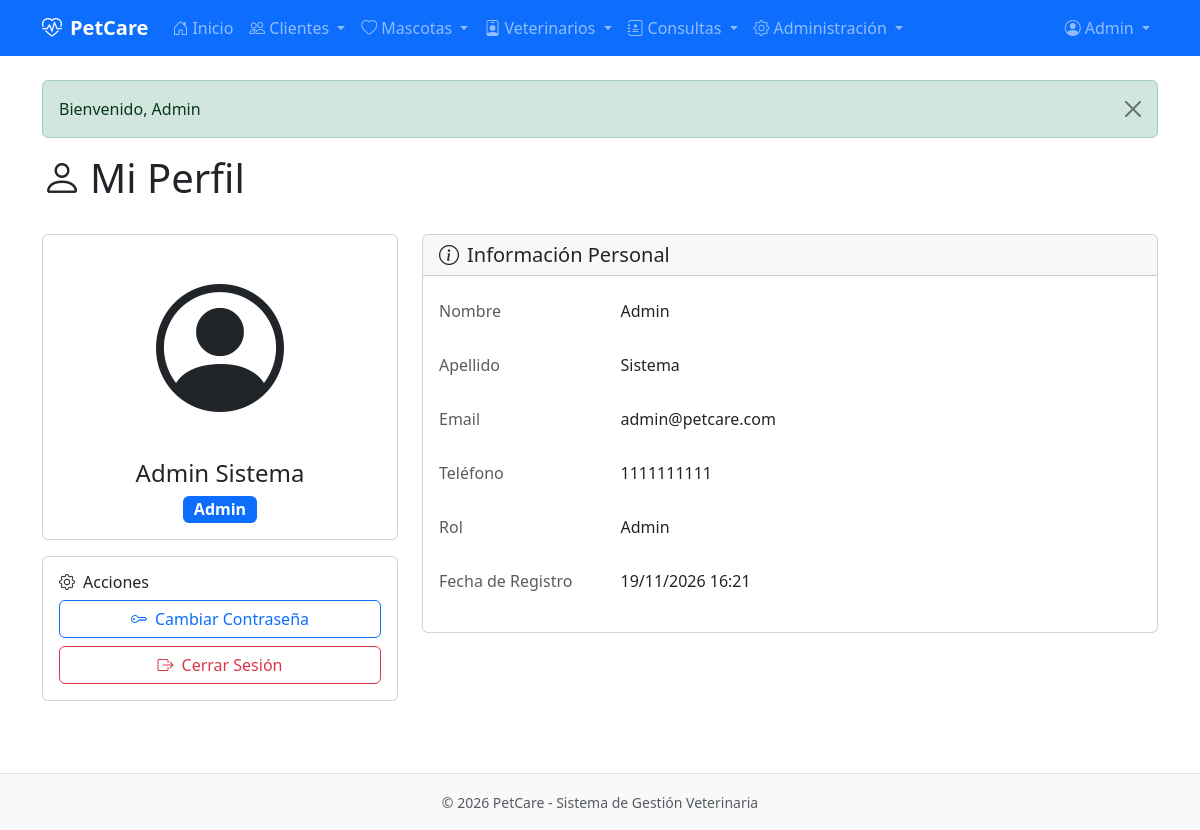
The app's page /pages/auth/perfil.php (signed in) with its own data.
### tables this page shows
CREATE TABLE usuarios (
    id_usuario INT AUTO_INCREMENT PRIMARY KEY,
    nombre VARCHAR(50) NOT NULL,
    apellido VARCHAR(50) NOT NULL,
    email VARCHAR(100) NOT NULL UNIQUE,
    password VARCHAR(255) NOT NULL,
    telefono VARCHAR(20),
    id_rol INT NOT NULL DEFAULT 3,
    activo TINYINT(1) NOT NULL DEFAULT 1,
    fecha_registro TIMESTAMP DEFAULT CURRENT_TIMESTAMP,
    CONSTRAINT fk_usuarios_roles FOREIGN KEY (id_rol) REFERENCES roles(id_rol)
);

CREATE TABLE roles (
    id_rol INT AUTO_INCREMENT PRIMARY KEY,
    nombre VARCHAR(30) NOT NULL UNIQUE,
    descripcion TEXT
);

### includes/auth.php (called while the page is built, shortened)
<?php
function isLoggedIn() {
    return isset($_SESSION['user_id']);
}
function getCurrentUser() {
    $db = getDB();
    $stmt = $db->prepare("SELECT u.*, r.nombre as rol_nombre FROM usuarios u LEFT JOIN roles r ON u.id_rol = r.id_rol WHERE u.id_usuario = ?");
    $stmt->execute([$_SESSION['user_id']]);
    return $stmt->fetch();
}

### pages/auth/perfil.php (the view, shortened to what this page needs)
<?php
require_once __DIR__ . '/../../includes/auth.php';
require_once __DIR__ . '/../../includes/header.php';
$pageTitle = 'Mi Perfil';
$user = getCurrentUser();
?>
<div class="d-flex justify-content-between align-items-center mb-4">
    <h1><i class="bi bi-person me-2"></i><?php echo $pageTitle; ?></h1>
</div>
<div class="row">
    <div class="col-md-4">
        <div class="card">
            <div class="card-body text-center">
                <div class="mb-3">
                    <i class="bi bi-person-circle" style="font-size: 8rem;"></i>
                </div>
                <h4><?php echo htmlspecialchars($user['nombre'] . ' ' . $user['apellido']); ?></h4>
                <span class="badge bg-primary fs-6"><?php echo htmlspecialchars($user['rol_nombre']); ?></span>
            </div>
        </div>
        <div class="card mt-3">
            <div class="card-body">
                <h6 class="card-title"><i class="bi bi-gear me-2"></i>Acciones</h6>
                <div class="d-grid gap-2">
                    <a href="<?php echo APP_URL; ?>/pages/auth/cambiar_password.php" class="btn btn-outline-primary">
                        <i class="bi bi-key me-2"></i>Cambiar Contraseña
                    </a>
                    <a href="<?php echo APP_URL; ?>/pages/auth/logout.php" class="btn btn-outline-danger">
                        <i class="bi bi-box-arrow-right me-2"></i>Cerrar Sesión
                    </a>
                </div>
            </div>
        </div>
    </div>
    <div class="col-md-8">
        <div class="card">
            <div class="card-header">
                <h5 class="mb-0"><i class="bi bi-info-circle me-2"></i>Información Personal</h5>
            </div>
            <div class="card-body">
                <div class="row mb-3">
                    <label class="col-sm-3 col-form-label text-muted">Nombre</label>
                    <div class="col-sm-9">
                        <p class="form-control-plaintext"><?php echo htmlspecialchars($user['nombre']); ?></p>
                    </div>
                </div>
                <div class="row mb-3">
                    <label class="col-sm-3 col-form-label text-muted">Apellido</label>
                    <div class="col-sm-9">
                        <p class="form-control-plaintext"><?php echo htmlspecialchars($user['apellido']); ?></p>
                    </div>
                </div>
                <div class="row mb-3">
                    <label class="col-sm-3 col-form-label text-muted">Email</label>
                    <div class="col-sm-9">
                        <p class="form-control-plaintext"><?php echo htmlspecialchars($user['email']); ?></p>
                    </div>
                </div>
                <div class="row mb-3">
                    <label class="col-sm-3 col-form-label text-muted">Teléfono</label>
                    <div class="col-sm-9">
                        <p class="form-control-plaintext"><?php echo htmlspecialchars($user['telefono'] ?? 'No especificado'); ?></p>
                    </div>
                </div>
                <div class="row mb-3">
                    <label class="col-sm-3 col-form-label text-muted">Rol</label>
                    <div class="col-sm-9">
                        <p class="form-control-plaintext"><?php echo htmlspecialchars($user['rol_nombre']); ?></p>
                    </div>
                </div>
                <div class="row mb-3">
                    <label class="col-sm-3 col-form-label text-muted">Fecha de Registro</label>
                    <div class="col-sm-9">
                        <p class="form-control-plaintext"><?php echo isset($user['fecha_registro']) ? date('d/m/Y H:i', strtotime($user['fecha_registro'])) : 'No disponible'; ?></p>
                    </div>
                </div>
            </div>
        </div>
    </div>
</div>
<?php require_once __DIR__ . '/../../includes/footer.php'; ?>

### includes/header.php (shortened to what this page needs)
<?php
require_once __DIR__ . '/auth.php';
$user = getCurrentUser();
$currentPage = basename($_SERVER['PHP_SELF']);
?>
<!DOCTYPE html>
<html lang="es">
<head>
    <link href="https://cdn.jsdelivr.net/npm/bootstrap@5.3.2/dist/css/bootstrap.min.css" rel="stylesheet">
    <link href="https://cdn.jsdelivr.net/npm/bootstrap-icons@1.11.1/font/bootstrap-icons.css" rel="stylesheet">
    <link href="<?php echo APP_URL; ?>/assets/css/style.css" rel="stylesheet">
</head>
<body>
    <?php if (isLoggedIn()): ?>
    <nav class="navbar navbar-expand-lg navbar-dark bg-primary">
        <div class="container">
            <a class="navbar-brand fw-bold" href="<?php echo APP_URL; ?>/index.php">
                <i class="bi bi-heart-pulse me-2"></i><?php echo APP_NAME; ?>
            </a>
            <div class="collapse navbar-collapse" id="navbarNav">
                <ul class="navbar-nav me-auto">
                    <li class="nav-item">
                        <a class="nav-link <?php echo $currentPage === 'index.php' ? 'active' : ''; ?>" href="<?php echo APP_URL; ?>/index.php">
                            <i class="bi bi-house-door me-1"></i>Inicio
                        </a>
                    </li>
                    <?php if (in_array($user['rol_nombre'], ['Admin', 'Usuario común'])): ?>
                    <li class="nav-item dropdown">
                        <a class="nav-link dropdown-toggle <?php echo strpos($currentPage, 'cliente') !== false ? 'active' : ''; ?>" href="#" role="button" data-bs-toggle="dropdown">
                            <i class="bi bi-people me-1"></i>Clientes
                        </a>
                    </li>
                    <li class="nav-item dropdown">
                        <a class="nav-link dropdown-toggle <?php echo strpos($currentPage, 'mascota') !== false ? 'active' : ''; ?>" href="#" role="button" data-bs-toggle="dropdown">
                            <i class="bi bi-heart me-1"></i>Mascotas
                        </a>
                    </li>
                    <?php endif; ?>
                    <?php if (in_array($user['rol_nombre'], ['Admin', 'Veterinario'])): ?>
                    <li class="nav-item dropdown">
                        <a class="nav-link dropdown-toggle <?php echo strpos($currentPage, 'veterinario') !== false ? 'active' : ''; ?>" href="#" role="button" data-bs-toggle="dropdown">
                            <i class="bi bi-person-badge me-1"></i>Veterinarios
                        </a>
                    </li>
                    <?php endif; ?>
                    <?php if (in_array($user['rol_nombre'], ['Admin', 'Veterinario', 'Usuario común'])): ?>
                    <li class="nav-item dropdown">
                        <a class="nav-link dropdown-toggle <?php echo strpos($currentPage, 'consulta') !== false ? 'active' : ''; ?>" href="#" role="button" data-bs-toggle="dropdown">
                            <i class="bi bi-journal-medical me-1"></i>Consultas
                        </a>
                    </li>
                    <?php endif; ?>
                    <?php if ($user['rol_nombre'] === 'Admin'): ?>
                    <li class="nav-item dropdown">
                        <a class="nav-link dropdown-toggle <?php echo strpos($currentPage, 'usuario') !== false ? 'active' : ''; ?>" href="#" role="button" data-bs-toggle="dropdown">
                            <i class="bi bi-gear me-1"></i>Administración
                        </a>
                    </li>
                    <?php endif; ?>
                </ul>
                <ul class="navbar-nav ms-auto">
                    <li class="nav-item dropdown">
                        <a class="nav-link dropdown-toggle" href="#" role="button" data-bs-toggle="dropdown">
                            <i class="bi bi-person-circle me-1"></i><?php echo htmlspecialchars($user['nombre']); ?>
                        </a>
                    </li>
                </ul>
            </div>
        </div>
    </nav>
    <?php endif; ?>
    <main class="container py-4">
        <?php if (isset($_SESSION['flash_message'])): ?>
            <div class="alert alert-<?php echo $_SESSION['flash_type'] ?? 'info'; ?> alert-dismissible fade show" role="alert">
                <?php
                    echo $_SESSION['flash_message'];
                ?>
                <button type="button" class="btn-close" data-bs-dismiss="alert"></button>
            </div>
        <?php endif; ?>

### records on screen
usuarios: nombre "Admin", nombre+apellido "Admin Sistema", id_rol.nombre "Admin", apellido "Sistema", email "admin@petcare.com", telefono "1111111111", fecha_registro "19/11/2026 16:21"

### other values on screen
APP_NAME "PetCare"
$_SESSION['flash_message'] "Bienvenido, Admin"
$pageTitle "Mi Perfil"
